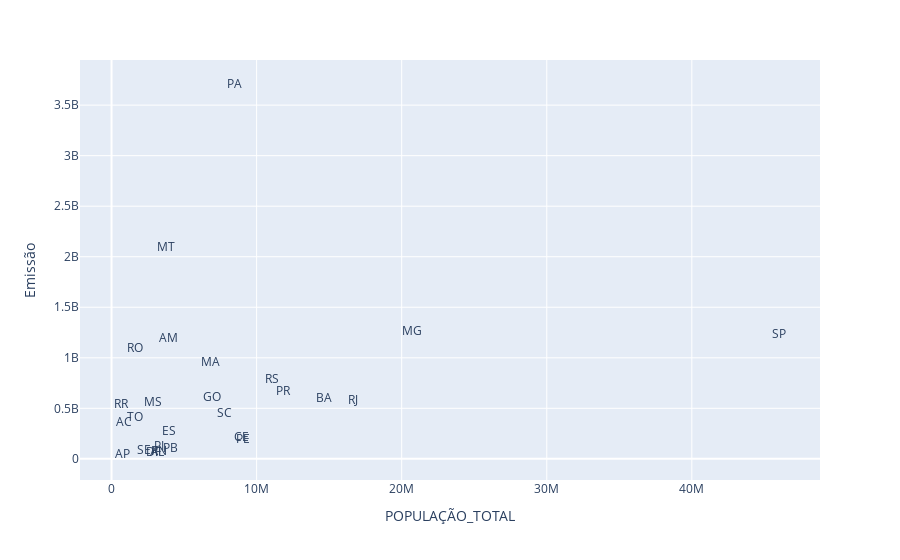

Notebook code cell kept with this figure:
### Code cell
px.scatter(
    data_frame=data_grouping, x="POPULAÇÃO_TOTAL", y="Emissão", text="Estado", opacity=0
)

### Figure 1 — Plotly figure (JSON) as saved in the notebook; plotly's stock layout.template omitted (floating-point values rounded to 4 significant figures)
{"data": [{"hovertemplate": "POPULAÇÃO_TOTAL=%{x}<br>Emissão=%{y}<br>Estado=%{text}<extra></extra>", "legendgroup": "", "marker": {"color": "#636efa", "opacity": 0, "symbol": "circle"}, "mode": "markers+text", "name": "", "orientation": "v", "showlegend": false, "text": ["AC", "AL", "AM", "AP", "BA", "CE", "DF", "ES", "GO", "MA", "MG", "MS", "MT", "PA", "PB", "PE", "PI", "PR", "RJ", "RN", "RO", "RR", "RS", "SC", "SE", "SP", "TO"], "type": "scatter", "x": [829780, 3125254, 3952262, 774268, 14659023, 8936431, 2923369, 3975100, 6950976, 6800605, 20732660, 2833742, 3784239, 8442962, 4030961, 9051113, 3270174, 11835379, 16615526, 3303953, 1616379, 634805, 11088065, 7762154, 2211868, 46024937, 1584306], "xaxis": "x", "y": [350500000.0, 62610000.0, 1190000000.0, 35680000.0, 593200000.0, 203500000.0, 56690000.0, 269800000.0, 600800000.0, 947600000.0, 1251000000.0, 555100000.0, 2082000000.0, 3702000000.0, 95330000.0, 183600000.0, 114700000.0, 656800000.0, 576700000.0, 72240000.0, 1084000000.0, 528200000.0, 781500000.0, 448400000.0, 81190000.0, 1223000000.0, 408200000.0], "yaxis": "y"}], "layout": {"legend": {"tracegroupgap": 0}, "margin": {"t": 60}, "xaxis": {"anchor": "y", "domain": [0, 1], "title": {"text": "POPULAÇÃO_TOTAL"}}, "yaxis": {"anchor": "x", "domain": [0, 1], "title": {"text": "Emissão"}}}}
